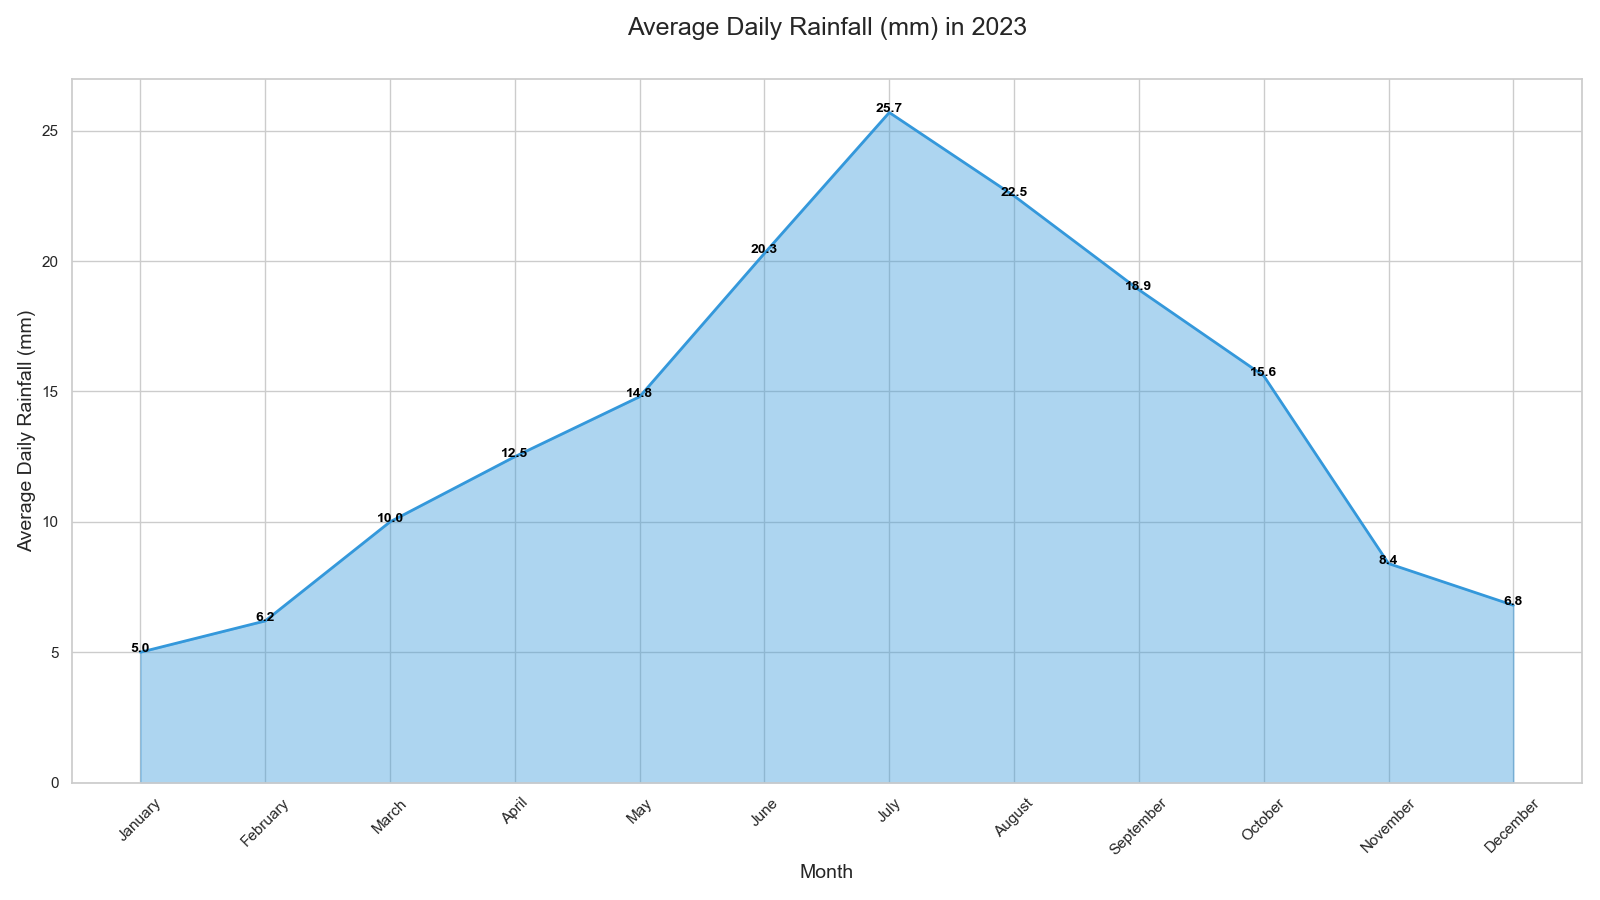

Write the Python code that produced this figure.

import pandas as pd
import seaborn as sns
import matplotlib.pyplot as plt

# Data
data = {
    'Month': ['January', 'February', 'March', 'April', 'May', 'June', 'July', 
              'August', 'September', 'October', 'November', 'December'],
    'Average Daily Rainfall (mm)': [5.0, 6.2, 10.0, 12.5, 14.8, 20.3, 25.7, 22.5, 18.9, 15.6, 8.4, 6.8]
}

# Create DataFrame
df = pd.DataFrame(data)

# Convert 'Month' to a categorical type and order it correctly
months_order = ['January', 'February', 'March', 'April', 'May', 'June', 
                'July', 'August', 'September', 'October', 'November', 'December']
df['Month'] = pd.Categorical(df['Month'], categories=months_order, ordered=True)

# Plotting
plt.figure(figsize=(16, 9))
sns.set_theme(style="whitegrid")
ax = sns.lineplot(data=df, x='Month', y='Average Daily Rainfall (mm)', color='#3498DB', lw=2)
ax.fill_between(df.Month, df['Average Daily Rainfall (mm)'], color='#3498DB', alpha=0.4)

# Adding annotation
for line in range(0, df.shape[0]):
    ax.text(df.Month[line], df['Average Daily Rainfall (mm)'][line], 
            df['Average Daily Rainfall (mm)'][line], 
            horizontalalignment='center', size='small', color='black', weight='semibold')

# Customize the axes and title
ax.set_title('Average Daily Rainfall (mm) in 2023', fontsize=18, y=1.05)
ax.set_xlabel('Month', fontsize=14)
ax.set_ylabel('Average Daily Rainfall (mm)', fontsize=14)
ax.set(ylim=(0, None))

# Show final result
plt.xticks(rotation=45)
plt.tight_layout()
plt.show()
